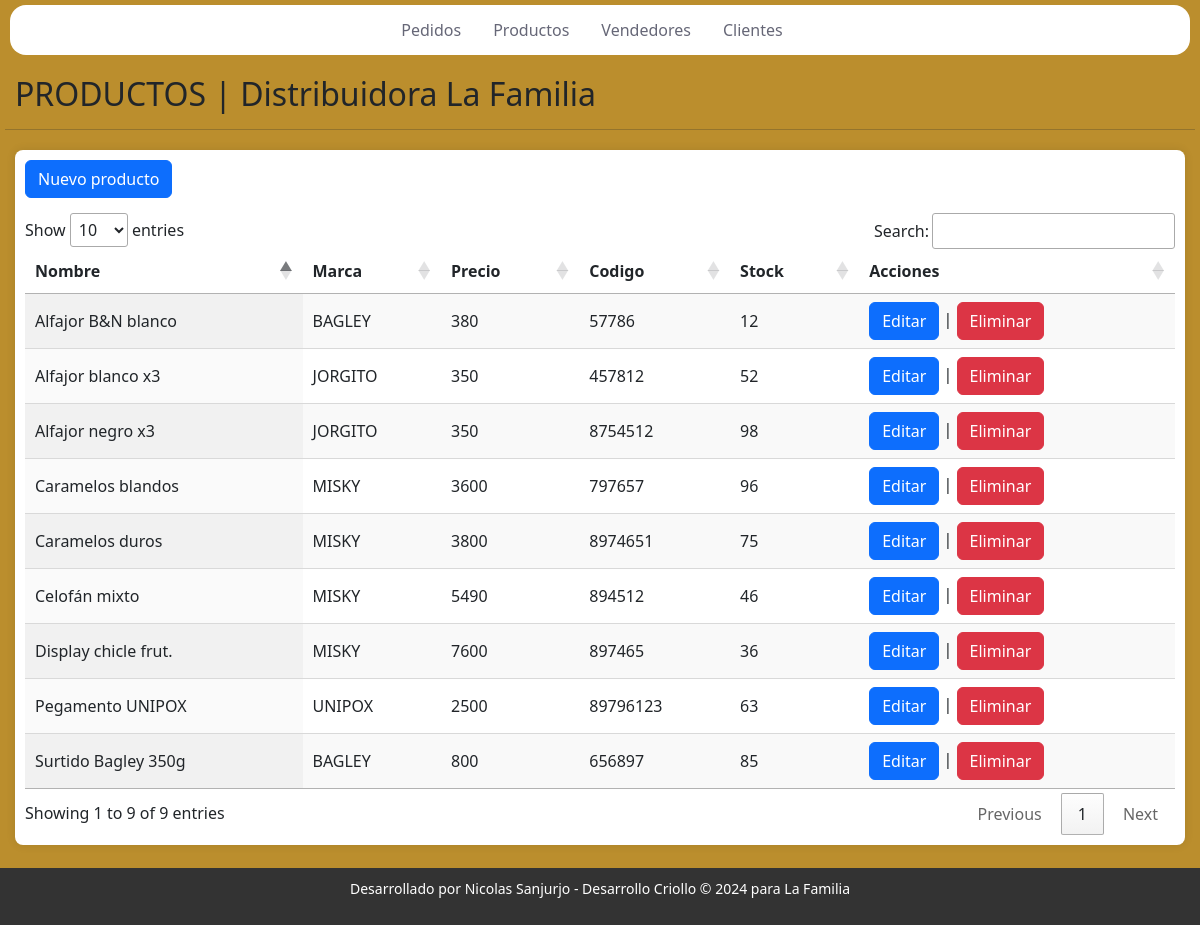
The page /gestion/productos/ on the database its author committed.
### gestion/models.py (models this page shows, shortened)
class Producto(models.Model):
    marca=models.CharField(max_length=20, blank=True)
    nombre=models.CharField(max_length=20)
    descripcion=models.CharField(max_length=50, blank=True)
    precio=models.IntegerField()
    codigo=models.IntegerField(unique=True)
    stock=models.IntegerField()

### gestion/views.py (the view)
# urls.py: path('productos/', ProductoListView.as_view(), name='Productos'),
class ProductoListView(ListView):
    model = Producto
    template_name = 'gestion/prod.html'
    context_object_name = 'productos'

### templates/gestion/prod.html (shortened to what this page needs)
{% extends "gestion/index.html" %}
{% load static %}
{% block content %}
<h2>PRODUCTOS | Distribuidora La Familia</h2>
<HR></HR>
<div id="contenedor">
    <a class="btn btn-primary alta" href="{% url 'Prod-Add' %}" role="button">Nuevo producto</a>
    <table id="myTable" class="display">
        <thead>
        <tr>
            <th>Nombre</th>
            <th>Marca</th>
            <th>Precio</th>
            <th>Codigo</th>
            <th>Stock</th>
            <th>Acciones</th>
        </tr>
        </thead>
        <tbody>
            {% for producto in productos %}
            <tr>
                <td>{{ producto.nombre }}</td>
                <td>{{ producto.marca }}</td>
                <td>{{ producto.precio }}</td>
                <td>{{ producto.codigo }}</td>
                <td>{{ producto.stock }}</td>
                <td>
                    <a class="btn btn-primary" href="{% url 'Prod-Edit' producto.pk %}">Editar</a>
                    |
                    <a class="btn btn-danger" href="{% url 'Prod-Delete' producto.pk %}">Eliminar</a>
                </td>
            </tr>
            {% endfor %}
        </tbody>
    </table>
</div>
{% endblock %}

### templates/gestion/index.html (shortened to what this page needs)
<!DOCTYPE html>
<html lang="en">
<head>
    {% load static %}
    <link href="https://cdn.lineicons.com/4.0/lineicons.css" rel="stylesheet" />
    <link href="https://cdn.jsdelivr.net/npm/bootstrap@5.3.3/dist/css/bootstrap.min.css" rel="stylesheet">
    <link rel="stylesheet" type="text/css" href={% static "css/index.css" %} />
    <link rel="stylesheet" href="https://cdn.datatables.net/1.13.7/css/jquery.dataTables.css" />
</head>
<body>
    <nav class="navbar navbar-expand-lg">
        <div class="container-fluid">
          <div class="offcanvas offcanvas-end" tabindex="-1" id="offcanvasNavbar" aria-labelledby="offcanvasNavbarLabel">
            <div class="offcanvas-body">
              <ul class="navbar-nav justify-content-center flex-grow-1 pe-3">
                <li class="nav-item">
                  <a class="nav-link mx-lg-2" href="{% url "lista_pedidos" %}">Pedidos</a>
                </li>
                <li class="nav-item">
                    <a class="nav-link mx-lg-2" href="{% url "Productos" %}">Productos</a>
                  </li>
                <li class="nav-item">
                  <a class="nav-link mx-lg-2" href="{% url "Vendedores" %}">Vendedores</a>
                </li>
                <li class="nav-item">
                  <a class="nav-link mx-lg-2" href="{% url "Clientes" %}">Clientes</a>
                </li>
              </ul>
            </div>
          </div>
        </div>
      </nav>
    {% block content %}{% endblock content %}
    <footer class="footer">
      <div class="container text-center">
          <p>Desarrollado por Nicolas Sanjurjo - Desarrollo Criollo &copy; 2024 para La Familia</p>
      </div>
    </footer>
</body>
</html>

### static/css/index.css (style rules this page uses)
.navbar { background-color: #fff; height: 50px; margin: 5px; border-radius: 16px; padding: 0.5rem; }
.nav-link { color: #666777; font-weight: 500; position: relative; }
.nav-link::before { content: ""; position: absolute; bottom: 0; left: 50%; transform: translateX(-50%); width: 0%; height: 2px; background-color: #f4b404; visibility: hidden; transition: 0.3s ease-in-out; }
body { position: relative; background-color: #bb8e2d ; margin: 5px; min-height: 100vh; }
footer { padding-bottom: 14px; position: absolute; bottom: 0; width: 100%; background-color: #f4b404; text-align: center; }
h2 { margin-left: 10px; margin-top: 20px; }
.alta { margin-bottom: 15px; }
#contenedor { margin-top: 20px; margin-left: 10px; margin-right: 10px; background-color: #fff; border-radius: 8px; box-shadow: 0px 0px 10px rgba(0, 0, 0, 0.1); overflow-x: auto; padding: 10px; margin-bottom: 80px; }
.container-fluid { padding: 0; }
#myTable { width: 100%; max-width: 100%; table-layout: auto; }
#myTable th, #myTable td { white-space: nowrap; overflow: hidden; text-overflow: ellipsis; }
.footer { position: fixed; bottom: 0; left: 0; width: 100%; background-color: #333; color: white; padding: 10px; text-align: center; font-size: 14px; }
.footer p { margin-top: 0px; }

### rows shown on the page
Producto: nombre "Alfajor blanco x3", marca "JORGITO", precio "350", codigo "457812", stock "52"
Producto: nombre "Alfajor negro x3", marca "JORGITO", precio "350", codigo "8754512", stock "98"
Producto: nombre "Surtido Bagley 350g", marca "BAGLEY", precio "800", codigo "656897", stock "85"
Producto: nombre "Alfajor B&N blanco", marca "BAGLEY", precio "380", codigo "57786", stock "12"
Producto: nombre "Pegamento UNIPOX", marca "UNIPOX", precio "2500", codigo "89796123", stock "63"
Producto: nombre "Celofán mixto", marca "MISKY", precio "5490", codigo "894512", stock "46"
Producto: nombre "Caramelos blandos", marca "MISKY", precio "3600", codigo "797657", stock "96"
Producto: nombre "Caramelos duros", marca "MISKY", precio "3800", codigo "8974651", stock "75"
Producto: nombre "Display chicle frut.", marca "MISKY", precio "7600", codigo "897465", stock "36"
